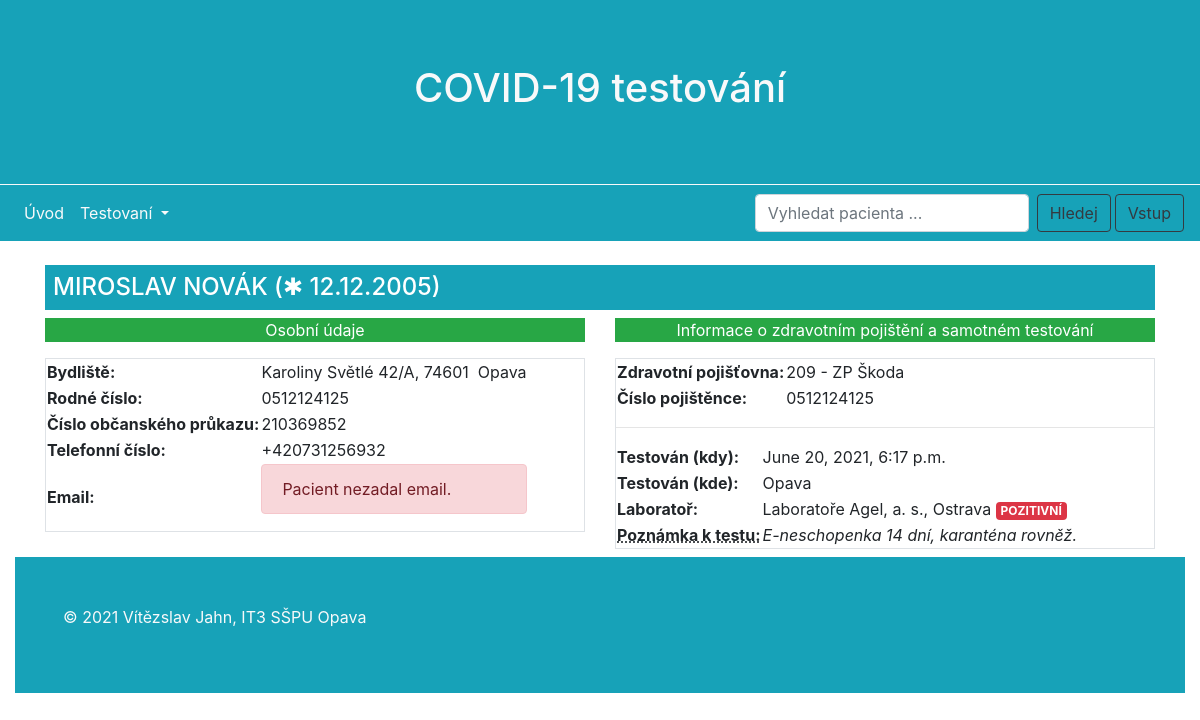
/covid/testy/21, run on the app's committed database.
### covidtest/models.py (models this page shows, shortened)
class Osoba(models.Model):
    jmeno = models.CharField(max_length=100, verbose_name="Křestní jméno")
    prijmeni = models.CharField(max_length=100, verbose_name="Příjmení")
    datum_narozeni = models.DateField(help_text="Zadejte datum narození ve formátu <em>YYYY-MM - DD.</em>",
                                      verbose_name="Datum narození")
    rodne_cislo = models.CharField(unique=True, max_length=10, validators=[is_number], verbose_name="Rodné číslo",
                                   help_text="Zadejte rodné číslo bez lomítka.")
    cislo_op = models.PositiveIntegerField(unique=True, validators=[MaxValueValidator(999999999)], verbose_name="Číslo OP",
                                           help_text="Pokud se jedná o nezletilou osobu, která nevlastní OP, zadejte OP zák. zástupce")
    mesto = models.CharField(max_length=200, verbose_name="Město")
    ulice = models.CharField(max_length=220, verbose_name="Ulice včetně č. p.")
    psc = models.PositiveIntegerField(validators=[MaxValueValidator(99999), MinValueValidator(10000)], verbose_name="PSČ")
    tel_cislo = models.PositiveIntegerField(validators=[MaxValueValidator(999999999), MinValueValidator(111111111)],
                                            verbose_name="Telefonní číslo")
    email = models.EmailField(max_length=254, unique=True, blank=True, null=True, verbose_name="E-mail")
    class Meta:
        ordering = ["prijmeni"]
    '''
    def get_absolute_url(self):
        return reverse('pojistenec-create')
    '''
    ''' Při stisknutí tlačítka "Uložit" dojde automaticky k přesměrování na stránku k sestavení údajů
        o pojištěné osobě.
    '''
    '''
    def get_absolute_url(self):
        return reverse('pojistenec-create')
'''

class Pojistenec(models.Model):
    cislo_pojistence = models.CharField(validators=[is_number], verbose_name="Číslo pojištěnce", max_length=10, unique=True)
    osoba = models.OneToOneField(Osoba, on_delete=models.CASCADE)
    zp = models.ForeignKey(Pojistovna, on_delete=models.CASCADE)
    class Meta:
        ordering = ["cislo_pojistence"]
    '''
    def get_absolute_url(self):
        return reverse('test-create')
    '''

class Pojistovna(models.Model):
    POJISTOVNY = (
        ('111 - VZP', '111 - VZP'),
        ('201 - Vojenská ZP ČR', '201 - Vojenská ZP ČR'),
        ('205 - ČPZP', '205 - ČPZP'),
        ('207 - OBZP', '207 - OBZP'),
        ('209 - ZP Škoda', '209 - ZP Škoda'),
        ('211 - ZPMVČR', '211 - ZPMVČR'),
        ('213 - RBP', '213 - RBP'),
    )
    pojistovna = models.CharField(max_length=20, choices=POJISTOVNY, default='111 - VZP', verbose_name="Zdravotní pojišťovna")

class Test(models.Model):
    navsteva = models.DateTimeField(auto_now_add=True, verbose_name="Čas návštěvy") # Zajistí aktuální časové razítko
    HODNOTY = (
        ("pozitivní", "pozitivní"),
        ("negativní", "negativní")
    )
    vyhodnoceni = models.CharField(max_length=9, choices=HODNOTY, verbose_name="Vyhodnocení testu")
    poznamka = models.TextField(blank=True, null=True, verbose_name="Poznámka")
    osoba = models.ForeignKey(Osoba, on_delete=models.CASCADE, verbose_name="Osoba")
    misto = models.ForeignKey(Misto, on_delete=models.CASCADE, verbose_name="Místo provedení testu")
    laborator = models.ForeignKey(Laborator, on_delete=models.CASCADE, verbose_name="Laboratoř")
    class Meta:
        ordering = ["-vyhodnoceni"]
    def get_absolute_url(self):
        return reverse('index')
    '''
    # Po vložení záznamu testu (poslední fáze údajů o osobě) bude stránka přesměrována na seznam všech otestovaných
    def get_absolute_url(self):
        return reverse('seznam_testu')
    '''

class Misto(models.Model):
    zemepisna_sirka = models.FloatField(validators=[MinValueValidator(-90), MaxValueValidator(90)],
                                        verbose_name="Zeměpisná šířka")
    zemepisna_delka = models.FloatField(validators=[MinValueValidator(-180), MaxValueValidator(180)],
                                        verbose_name="Zeměpisná délka")
    mesto = models.CharField(max_length=250, verbose_name="Město odběrného místa", null=True, blank=True)

class Laborator(models.Model):
    nazev = models.CharField(verbose_name="Název laboratoře", max_length=200)
    class Meta:
        ordering = ["nazev"]

### covidtest/views.py (the view)
# urls.py: path('testy/<int:pk>', views.detail_nakazeneho, name='pacient-detail'),
def detail_nakazeneho(request, pk):
    context = {
        'osoba_detail': Osoba.objects.get(id=pk),
        'pojistenci': Pojistenec.objects.all(),
        'testy': Test.objects.all()
    }
    return render(request, 'stranky/detail.html', context)

### covidtest/templates/stranky/detail.html (shortened to what this page needs)
{% extends "base.html" %}
{% block content %}
<div class="container">
<h4 class="text-left bg-info text-white p-2 mb-2"  style="text-transform:uppercase">
    {{ osoba_detail.jmeno }} {{ osoba_detail.prijmeni }} (&#10033; {{ osoba_detail.datum_narozeni|date:"d.m.Y" }})
</h4>
<div class="row">
    <div class="col-md-6">
        <p class="bg-success text-white text-center display-5">Osobní údaje</p>
        <div class="border">
            <table>
            <tr>
                <td><strong>Bydliště: </strong></td><td>{{ osoba_detail.ulice }}, {{ osoba_detail.psc }}&nbsp; {{ osoba_detail.mesto }}</td>
            </tr>
                <tr>
                    <td><strong>Rodné číslo: </strong></td><td>{{ osoba_detail.rodne_cislo }}</td>
                </tr>
                <tr>
                    <td><strong>Číslo občanského průkazu: </strong></td><td>{{ osoba_detail.cislo_op }}</td>
                </tr>
                <tr>
                    <td><strong>Telefonní číslo: </strong></td><td>+420{{ osoba_detail.tel_cislo }}</td>
                </tr>
                <tr>
                    {% if osoba_detail.email %}
                    <td><strong>Email: </strong></td><td>{{ osoba_detail.email }}</td>
                    {% else %}
                    <td><strong>Email: </strong></td><td><div class="alert alert-danger" role="alert">Pacient nezadal email. </div></td>
                    {% endif %}
                </tr>
            </table>
        </div>
    </div>
    <div class="col-md-6">
 <p class="bg-success text-white text-center display-5">Informace o zdravotním pojištění a samotném testování</p>
        <div class="border">
            <table>
                {% for pojistenec in pojistenci %}
            <tr>
                {% if pojistenec.osoba.cislo_op == osoba_detail.cislo_op %}
                <td><strong>Zdravotní pojišťovna: </strong></td><td>{{ pojistenec.zp.pojistovna }}</td>
            </tr>
                <tr>
                    <td><strong>Číslo pojištěnce: </strong></td><td>{{ pojistenec.cislo_pojistence }}</td>
                </tr>
                {% endif %}
                        {% endfor %}
            </table>
            <hr>
            <table>
                {% for test in testy %}
            <tr>
                {% if osoba_detail.cislo_op == test.osoba.cislo_op %}
                <td><strong>Testován (kdy): </strong></td><td>{{ test.navsteva }}</td>
            </tr>
                <tr>
                <td><strong>Testován (kde):</strong><td>{{test.misto.mesto}}</td></td>
            </tr>
                <tr>
                    <td><strong>Laboratoř: </strong></td><td>{{ test.laborator.nazev }}
                    {% if test.vyhodnoceni == 'pozitivní' %}
                    <span class="badge badge-danger text-white">POZITIVNÍ</span>
                    {% else %}
                    <span class="badge badge-success text-white">NEGATIVNÍ</span>
                    {% endif %}
                </td>
                </tr>
                <tr>
                    <td><strong><abbr title="poznámku může vydat i jiná kvalifikovaná osoba, než je lékař">Poznámka k testu: </abbr></strong></td>
                     {% if test.poznamka %}
                    <td><em>{{test.poznamka}}</em></td>
                    {% else %}
                    <td>&#10005; &#10005; &#10005;</td>
                    {% endif %}
                </tr>
                {% endif %}
                {% endfor %}
            </table>
        </div>
    </div>
</div>
{% endblock %}

### data on the page
Osoba: jmeno "MIROSLAV", prijmeni "NOVÁK", datum_narozeni "12.12.2005", ulice "Karoliny Světlé 42/A", psc "74601", mesto "Opava", rodne_cislo "0512124125", cislo_op "210369852", tel_cislo "731256932"
Pojistenec: zp.pojistovna "209 - ZP Škoda", cislo_pojistence "0512124125"
Test: navsteva "June 20, 2021, 6:17 p.m.", misto.mesto "Opava", laborator.nazev "Laboratoře Agel, a. s., Ostrava", vyhodnoceni "POZITIVNÍ", poznamka "E-neschopenka 14 dní, karanténa rovněž."
